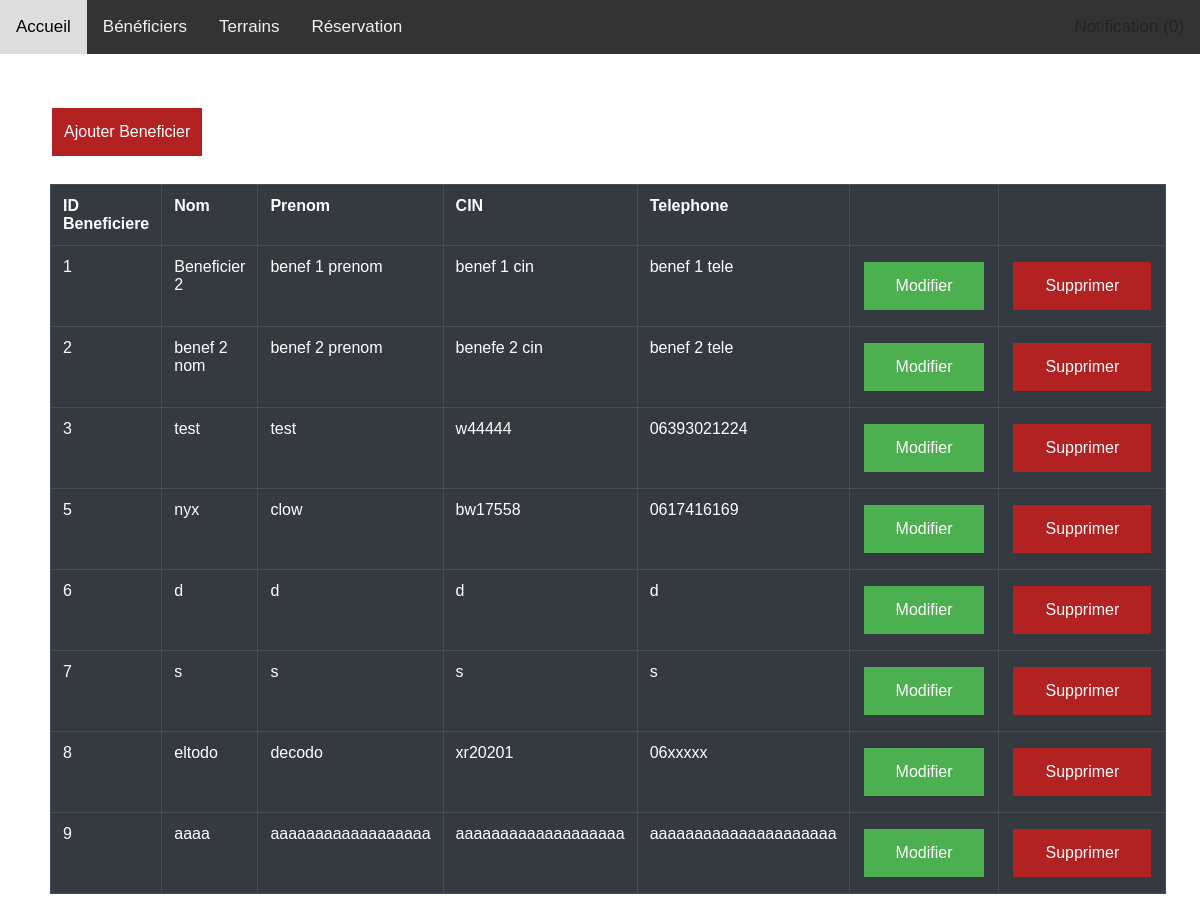
Screenshot of /beneficier.php with the database file from the repository.
### tables this page shows
CREATE TABLE `beneficier` (
  `id_Beneficier` int(10) NOT NULL,
  `nom` varchar(50) NOT NULL,
  `prenom` varchar(50) NOT NULL,
  `cin` varchar(50) NOT NULL,
  `telephone` varchar(50) NOT NULL
);

### beneficier.php (the view, shortened to what this page needs)
<html>
<head></head>
  <link rel="stylesheet" href="https://maxcdn.bootstrapcdn.com/bootstrap/4.5.2/css/bootstrap.min.css">
<body>
<?php
    require 'functions.php';
?>
<div class='body'>
    <a class="class" style='padding: 12px;' href="ajouterBeneficier.php">Ajouter Beneficier</a>
    <br><br>
    <table  class="table table-dark table-hover" border=1>
        <tr>
            <th>ID Beneficiere</th>
            <th>Nom</th>
            <th>Prenom</th>
            <th>CIN</th>
            <th>Telephone</th>
            <th></th>
            <th></th>
        </tr>
        <?php
            $connexion = getConnection();
            $query = "SELECT id_Beneficier, nom, prenom, cin, telephone FROM beneficier";
            $result = mysqli_query($connexion, $query);
            while ($row = mysqli_fetch_array($result, MYSQLI_NUM)){
                echo '
                <tr>
                    <td>'.$row[0].'</td>
                    <td>'.$row[1].'</td>
                    <td>'.$row[2].'</td>
                    <td>'.$row[3].'</td>
                    <td>'.$row[4].'</td>
                    <td><a class="class" style="background-color: #4CAF50;" href="modifierBeneficier.php?idB='.$row[0].'">Modifier</a></td>
                    <td><a class="class" href="beneficier.php?idB='.$row[0].'">Supprimer</a></td>
                </tr>
                ';
            }
        ?>
    </table>
</div>
</body>
</html>

### beneficier.php (style rules this page uses)
.body { padding: 50px; }
table { font-family: arial, sans-serif; border-collapse: collapse; width: 100%; }
.class { background-color: #B22222 ; border: none; color: white; padding: 15px 32px; text-align: center; text-decoration: none; display: inline-block; font-size: 16px; margin: 4px 2px; cursor: pointer; }

### functions.php (style rules this page uses)
body { margin: 0; font-family: Arial, Helvetica, sans-serif; }

### rows the page displays
beneficier: id_Beneficier "1", nom "Beneficier 2", prenom "benef 1 prenom", cin "benef 1 cin", telephone "benef 1 tele"
beneficier: id_Beneficier "2", nom "benef 2 nom", prenom "benef 2 prenom", cin "benefe 2 cin", telephone "benef 2 tele"
beneficier: id_Beneficier "3", nom "test", prenom "test", cin "w44444", telephone "06393021224"
beneficier: id_Beneficier "5", nom "nyx", prenom "clow", cin "bw17558", telephone "0617416169"
beneficier: id_Beneficier "6", nom "d", prenom "d", cin "d", telephone "d"
beneficier: id_Beneficier "7", nom "s", prenom "s", cin "s", telephone "s"
beneficier: id_Beneficier "8", nom "eltodo", prenom "decodo", cin "xr20201", telephone "06xxxxx"
beneficier: id_Beneficier "9", nom "aaaa", prenom "aaaaaaaaaaaaaaaaaa", cin "aaaaaaaaaaaaaaaaaaa", telephone "aaaaaaaaaaaaaaaaaaaaa"
